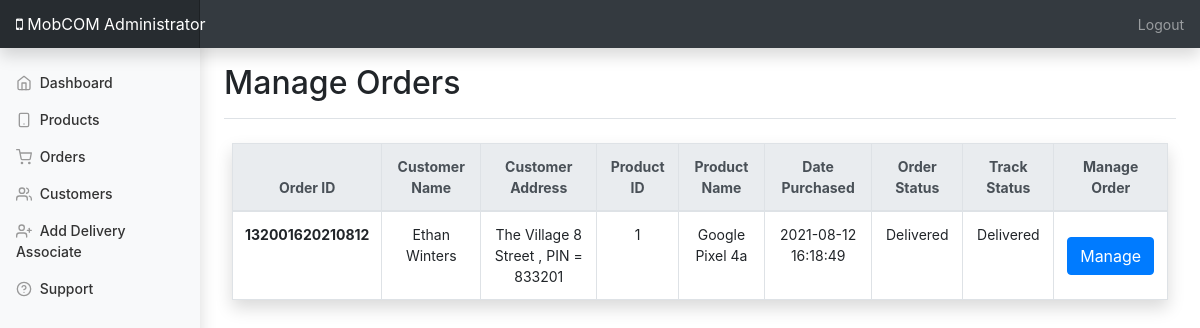
/admin/dashboard/orders.php (signed in), run on the app's committed database.
### tables this page shows
CREATE TABLE `user_master` (
  `user_id` int(100) NOT NULL,
  `first_name` varchar(255) NOT NULL,
  `last_name` varchar(255) DEFAULT NULL,
  `user_email` varchar(255) NOT NULL,
  `user_phone` bigint(10) NOT NULL,
  `user_gender` varchar(50) NOT NULL,
  `user_address_1` varchar(255) NOT NULL,
  `user_address_2` varchar(255) DEFAULT NULL,
  `state_id` int(3) NOT NULL,
  `city_id` int(3) NOT NULL,
  `user_pincode` int(25) NOT NULL,
  `user_pwd` varchar(255) NOT NULL,
  `user_date_added` varchar(255) NOT NULL,
  `user_status` varchar(25) NOT NULL
);

CREATE TABLE `order_master` (
  `order_id` bigint(100) NOT NULL,
  `user_id` int(100) NOT NULL,
  `deli_id` int(11) NOT NULL,
  `name` varchar(100) NOT NULL,
  `product_id` int(100) DEFAULT NULL,
  `order_address` varchar(255) NOT NULL,
  `state_id` int(11) NOT NULL,
  `city_id` int(11) NOT NULL,
  `date_added` datetime NOT NULL DEFAULT current_timestamp(),
  `order_status` varchar(25) NOT NULL,
  `track_status` varchar(255) NOT NULL,
  `track_timestamp` datetime NOT NULL DEFAULT current_timestamp(),
  `order_otp` varchar(11) NOT NULL
);

CREATE TABLE `product_master` (
  `product_id` int(10) NOT NULL,
  `product_desc` varchar(512) NOT NULL,
  `brand_name` varchar(255) NOT NULL,
  `model_number` varchar(255) NOT NULL,
  `model_name` varchar(255) NOT NULL,
  `model_colour` varchar(255) NOT NULL,
  `display_size` float NOT NULL,
  `display_resolution` varchar(255) NOT NULL,
  `operating_system` varchar(100) NOT NULL,
  `processor` varchar(255) NOT NULL,
  `internal_storage` int(10) NOT NULL,
  `ram` int(10) NOT NULL,
  `memory_card_available` varchar(100) NOT NULL,
  `primary_camera` varchar(255) NOT NULL,
  `secondary_camera` varchar(255) NOT NULL,
  `network_type` varchar(255) NOT NULL,
  `battery_capacity` int(10) NOT NULL,
  `mobile_width` float NOT NULL,
  `mobile_depth` float NOT NULL,
  `mobile_weight` float NOT NULL,
  `mobile_price` float NOT NULL,
  `mobile_availabilty` int(10) NOT NULL
);

### admin/dashboard/orders.php (the view, shortened to what this page needs)
<!doctype html>
<html lang="en">
<head>
    <?php
    require('../admin-modules/header.php');
    ?>
</head>
<body>
    <?php
    require('../admin-modules/navbar.php');
    ?>
    <div class="container-fluid">
        <div class="row">
            <?php
            require('../admin-modules/sidebar.php');
            ?>
            <main role="main" class="col-md-9 ml-sm-auto col-lg-10 px-md-4">
                <div class="d-flex justify-content-between flex-wrap flex-md-nowrap align-items-center pt-3 pb-2 mb-3 border-bottom">
                    <h1 class="h2">Manage Orders</h1>
                </div>
                <div class="container-fluid p-2">
                    <table class="table table-hover table-bordered table-responsive-sm shadow" data-toggle="table" data-pagination="true" data-search="true" data-advanced-search="true" data-id-table="advancedTable">
                        <thead class="text-center thead-light">
                            <tr>
                                <th scope="col">Order ID</th>
                                <th scope="col">Customer Name</th>
                                <th scope="col">Customer Address</th>
                                <th scope="col">Product ID</th>
                                <th scope="col">Product Name</th>
                                <th scope="col">Date Purchased</th>
                                <th scope="col">Order Status</th>
                                <th scope="col">Track Status</th>
                                <th scope="col">Manage Order</th>
                            </tr>
                        </thead>
                        <tbody class="text-center">
                            <?php
                            $query = "SELECT`user_master`.*, `product_master`.*, `order_master`.*
                                      FROM `user_master`, `product_master`, `order_master`
                                      WHERE `user_master`.`user_id`=`order_master`.`user_id`
                                      AND `product_master`.`product_id`=`order_master`.`product_id`
                                      GROUP BY `product_master`.`product_id`";
                            $res = mysqli_query($conn, $query);
                            while ($row = mysqli_fetch_object($res)) {
                                echo "
                                    <tr>
                                        <th scope='row'>$row->order_id</th>
                                        <td>$row->first_name $row->last_name </td>
                                        <td>$row->order_address</td>
                                        <td>$row->product_id</td>
                                        <td>$row->brand_name $row->model_name</td>
                                        <td>$row->date_added</td>
                                        <td>$row->order_status</td>
                                        <td>$row->track_status</td>
                                        <td class='align-middle'>
                                            <button onclick='document.getElementById(`order_id`).value=$row->order_id' type='button' class='btn btn-primary' data-toggle='modal' data-target='#manageOrder'>Manage</button>
                                        </td>
                                    </tr>
                                ";
                            }
                            ?>
                        </tbody>
                    </table>
                </div>
            </main>
        </div>
    </div>
</body>
</html>

### admin/dashboard/dashboard.css (style rules this page uses)
body { font-size: .875rem; }

### data on the page
user_master: order_master.order_id "132001620210812", first_name "Ethan", last_name "Winters", order_master.order_address "The Village 8 Street , PIN = 833201", order_master.product_id "1", product_master.brand_name "Google", product_master.model_name "Pixel 4a", order_master.date_added "2021-08-12 16:18:49", order_master.order_status "Delivered", order_master.track_status "Delivered"
